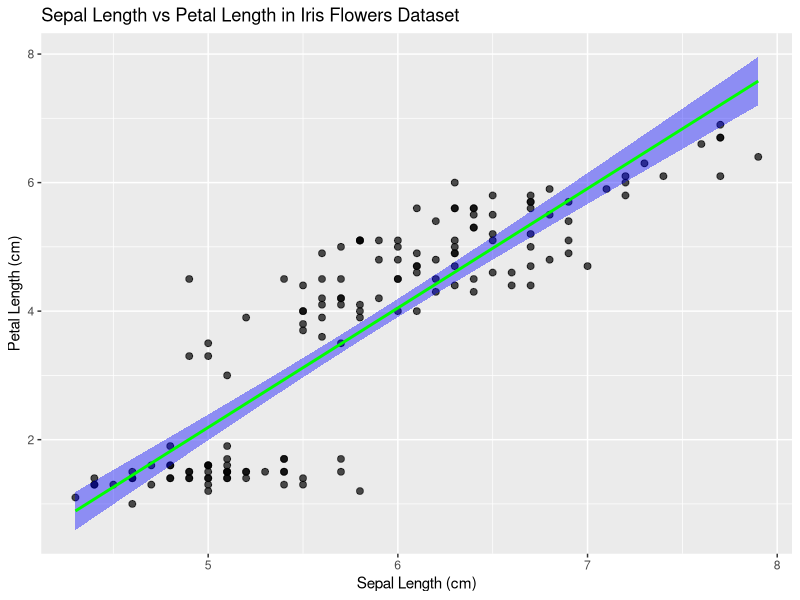

Reproduce this figure in R.
## ---- chunk 1

library(ggplot2)
head(iris)

#x and y are continuous variables and Display the relationship between the variables, Include a fitted regression line

ggplot(iris, aes(x = Sepal.Length, y = Petal.Length)) +
  geom_point(size = 2, alpha = 0.7, color = "black") +
  geom_smooth(method = "lm", se = TRUE, color = "green", fill = "blue") +
  labs(
    title = "Sepal Length vs Petal Length in Iris Flowers Dataset",
    x = "Sepal Length (cm)",
    y = "Petal Length (cm)",
  )
